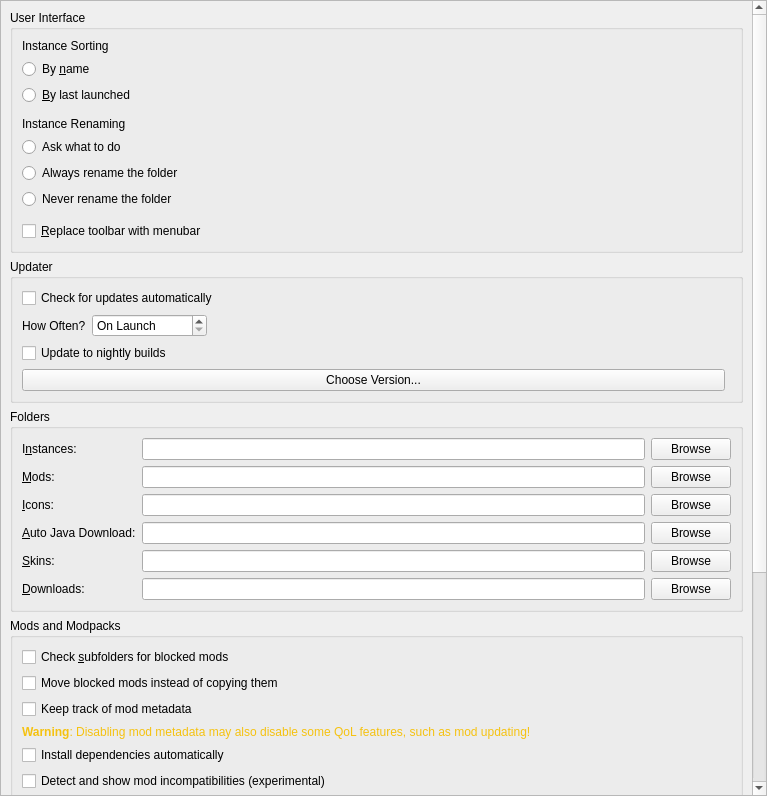
<?xml version="1.0" encoding="UTF-8"?>
<ui version="4.0">
 <class>LauncherPage</class>
 <widget class="QWidget" name="LauncherPage">
  <property name="geometry">
   <rect>
    <x>0</x>
    <y>0</y>
    <width>767</width>
    <height>796</height>
   </rect>
  </property>
  <property name="sizePolicy">
   <sizepolicy hsizetype="MinimumExpanding" vsizetype="MinimumExpanding">
    <horstretch>0</horstretch>
    <verstretch>0</verstretch>
   </sizepolicy>
  </property>
  <layout class="QVBoxLayout" name="verticalLayout">
   <property name="leftMargin">
    <number>0</number>
   </property>
   <property name="topMargin">
    <number>0</number>
   </property>
   <property name="rightMargin">
    <number>0</number>
   </property>
   <property name="bottomMargin">
    <number>0</number>
   </property>
   <item>
    <widget class="QScrollArea" name="scrollArea">
     <property name="horizontalScrollBarPolicy">
      <enum>Qt::ScrollBarPolicy::ScrollBarAsNeeded</enum>
     </property>
     <property name="widgetResizable">
      <bool>true</bool>
     </property>
     <widget class="QWidget" name="scrollAreaWidgetContents">
      <property name="geometry">
       <rect>
        <x>0</x>
        <y>-149</y>
        <width>746</width>
        <height>1222</height>
       </rect>
      </property>
      <layout class="QVBoxLayout" name="verticalLayout_8">
       <item>
        <widget class="QGroupBox" name="userInterfaceBox">
         <property name="enabled">
          <bool>true</bool>
         </property>
         <property name="title">
          <string>User Interface</string>
         </property>
         <layout class="QVBoxLayout" name="verticalLayout_2">
          <item>
           <widget class="QLabel" name="instanceSortingLabel">
            <property name="text">
             <string>Instance Sorting</string>
            </property>
           </widget>
          </item>
          <item>
           <widget class="QRadioButton" name="sortByNameBtn">
            <property name="text">
             <string>By &amp;name</string>
            </property>
            <attribute name="buttonGroup">
             <string notr="true">sortingModeGroup</string>
            </attribute>
           </widget>
          </item>
          <item>
           <widget class="QRadioButton" name="sortLastLaunchedBtn">
            <property name="text">
             <string>&amp;By last launched</string>
            </property>
            <attribute name="buttonGroup">
             <string notr="true">sortingModeGroup</string>
            </attribute>
           </widget>
          </item>
          <item>
           <spacer name="verticalSpacer">
            <property name="orientation">
             <enum>Qt::Orientation::Vertical</enum>
            </property>
            <property name="sizeType">
             <enum>QSizePolicy::Policy::Fixed</enum>
            </property>
            <property name="sizeHint" stdset="0">
             <size>
              <width>0</width>
              <height>6</height>
             </size>
            </property>
           </spacer>
          </item>
          <item>
           <widget class="QLabel" name="renamingBehaviorLabel">
            <property name="text">
             <string>Instance Renaming</string>
            </property>
           </widget>
          </item>
          <item>
           <widget class="QRadioButton" name="askToRenameDirBtn">
            <property name="text">
             <string>Ask what to do</string>
            </property>
            <attribute name="buttonGroup">
             <string notr="true">renamingBehaviorGroup</string>
            </attribute>
           </widget>
          </item>
          <item>
           <widget class="QRadioButton" name="alwaysRenameDirBtn">
            <property name="text">
             <string>Always rename the folder</string>
            </property>
            <attribute name="buttonGroup">
             <string notr="true">renamingBehaviorGroup</string>
            </attribute>
           </widget>
          </item>
          <item>
           <widget class="QRadioButton" name="neverRenameDirBtn">
            <property name="text">
             <string>Never rename the folder</string>
            </property>
            <attribute name="buttonGroup">
             <string notr="true">renamingBehaviorGroup</string>
            </attribute>
           </widget>
          </item>
          <item>
           <spacer name="verticalSpacer_2">
            <property name="orientation">
             <enum>Qt::Orientation::Vertical</enum>
            </property>
            <property name="sizeType">
             <enum>QSizePolicy::Policy::Fixed</enum>
            </property>
            <property name="sizeHint" stdset="0">
             <size>
              <width>0</width>
              <height>6</height>
             </size>
            </property>
           </spacer>
          </item>
          <item>
           <widget class="QCheckBox" name="preferMenuBarCheckBox">
            <property name="toolTip">
             <string>The menubar is more friendly for keyboard-driven interaction.</string>
            </property>
            <property name="text">
             <string>&amp;Replace toolbar with menubar</string>
            </property>
           </widget>
          </item>
         </layout>
        </widget>
       </item>
       <item>
        <widget class="QGroupBox" name="updateSettingsBox">
         <property name="title">
          <string>Updater</string>
         </property>
         <layout class="QGridLayout" name="gridLayout_2">
          <item row="1" column="0">
           <layout class="QHBoxLayout" name="horizontalLayout_2">
            <item>
             <widget class="QLabel" name="updateIntervalLabel">
              <property name="text">
               <string>How Often?</string>
              </property>
             </widget>
            </item>
            <item>
             <widget class="QSpinBox" name="updateIntervalSpinBox">
              <property name="sizePolicy">
               <sizepolicy hsizetype="Maximum" vsizetype="Fixed">
                <horstretch>0</horstretch>
                <verstretch>0</verstretch>
               </sizepolicy>
              </property>
              <property name="toolTip">
               <string>Set to 0 to only check on launch</string>
              </property>
              <property name="specialValueText">
               <string>On Launch</string>
              </property>
              <property name="suffix">
               <string> hours</string>
              </property>
              <property name="prefix">
               <string>Every </string>
              </property>
              <property name="minimum">
               <number>0</number>
              </property>
              <property name="maximum">
               <number>168</number>
              </property>
             </widget>
            </item>
            <item>
             <spacer name="horizontalSpacer">
              <property name="orientation">
               <enum>Qt::Orientation::Horizontal</enum>
              </property>
              <property name="sizeHint" stdset="0">
               <size>
                <width>0</width>
                <height>0</height>
               </size>
              </property>
             </spacer>
            </item>
           </layout>
          </item>
          <item row="0" column="0" colspan="2">
           <widget class="QCheckBox" name="autoUpdateCheckBox">
            <property name="text">
             <string>Check for updates automatically</string>
            </property>
           </widget>
          </item>
          <item row="2" column="0" colspan="2">
           <widget class="QCheckBox" name="nightlyUpdateCheckBox">
            <property name="toolTip">
             <string>Nightly builds are made from every change to the launcher and are not tested.</string>
            </property>
            <property name="text">
             <string>Update to nightly builds</string>
            </property>
           </widget>
          </item>
          <item row="3" column="0">
           <widget class="QPushButton" name="chooseVersionButton">
            <property name="toolTip">
             <string>Install any published release or nightly build, older ones included. The launcher closes.</string>
            </property>
            <property name="text">
             <string>Choose Version...</string>
            </property>
           </widget>
          </item>
         </layout>
        </widget>
       </item>
       <item>
        <widget class="QGroupBox" name="foldersBox">
         <property name="title">
          <string>Folders</string>
         </property>
         <layout class="QGridLayout" name="gridLayout">
          <item row="4" column="1">
           <widget class="QLineEdit" name="skinsDirTextBox"/>
          </item>
          <item row="4" column="2">
           <widget class="QPushButton" name="skinsDirBrowseBtn">
            <property name="text">
             <string>Browse</string>
            </property>
           </widget>
          </item>
          <item row="3" column="0">
           <widget class="QLabel" name="labelJavaDir">
            <property name="text">
             <string>&amp;Auto Java Download:</string>
            </property>
            <property name="toolTip">
             <string>Folder where Prism Launcher stores automatically downloaded Java versions. Do NOT set this to your system Java installation.</string>
            </property>
            <property name="buddy">
             <cstring>javaDirTextBox</cstring>
            </property>
           </widget>
          </item>
          <item row="2" column="2">
           <widget class="QPushButton" name="iconsDirBrowseBtn">
            <property name="text">
             <string>Browse</string>
            </property>
           </widget>
          </item>
          <item row="4" column="0">
           <widget class="QLabel" name="labelSkinsDir">
            <property name="text">
             <string>&amp;Skins:</string>
            </property>
            <property name="buddy">
             <cstring>skinsDirTextBox</cstring>
            </property>
           </widget>
          </item>
          <item row="1" column="0">
           <widget class="QLabel" name="labelModsDir">
            <property name="text">
             <string>&amp;Mods:</string>
            </property>
            <property name="buddy">
             <cstring>modsDirTextBox</cstring>
            </property>
           </widget>
          </item>
          <item row="3" column="2">
           <widget class="QPushButton" name="javaDirBrowseBtn">
            <property name="text">
             <string>Browse</string>
            </property>
           </widget>
          </item>
          <item row="5" column="0">
           <widget class="QLabel" name="labelDownloadsDir">
            <property name="text">
             <string>&amp;Downloads:</string>
            </property>
            <property name="buddy">
             <cstring>downloadsDirTextBox</cstring>
            </property>
           </widget>
          </item>
          <item row="5" column="1">
           <widget class="QLineEdit" name="downloadsDirTextBox"/>
          </item>
          <item row="1" column="1">
           <widget class="QLineEdit" name="modsDirTextBox"/>
          </item>
          <item row="0" column="0">
           <widget class="QLabel" name="labelInstDir">
            <property name="text">
             <string>I&amp;nstances:</string>
            </property>
            <property name="buddy">
             <cstring>instDirTextBox</cstring>
            </property>
           </widget>
          </item>
          <item row="0" column="2">
           <widget class="QPushButton" name="instDirBrowseBtn">
            <property name="text">
             <string>Browse</string>
            </property>
           </widget>
          </item>
          <item row="5" column="2">
           <widget class="QPushButton" name="downloadsDirBrowseBtn">
            <property name="text">
             <string>Browse</string>
            </property>
           </widget>
          </item>
          <item row="0" column="1">
           <widget class="QLineEdit" name="instDirTextBox"/>
          </item>
          <item row="1" column="2">
           <widget class="QPushButton" name="modsDirBrowseBtn">
            <property name="text">
             <string>Browse</string>
            </property>
           </widget>
          </item>
          <item row="3" column="1">
           <widget class="QLineEdit" name="javaDirTextBox"/>
          </item>
          <item row="2" column="1">
           <widget class="QLineEdit" name="iconsDirTextBox"/>
          </item>
          <item row="2" column="0">
           <widget class="QLabel" name="labelIconsDir">
            <property name="text">
             <string>&amp;Icons:</string>
            </property>
            <property name="buddy">
             <cstring>iconsDirTextBox</cstring>
            </property>
           </widget>
          </item>
         </layout>
        </widget>
       </item>
       <item>
        <widget class="QGroupBox" name="modsBox">
         <property name="title">
          <string>Mods and Modpacks</string>
         </property>
         <layout class="QVBoxLayout" name="verticalLayout_4">
          <item>
           <widget class="QCheckBox" name="downloadsDirWatchRecursiveCheckBox">
            <property name="toolTip">
             <string>When enabled, in addition to the downloads folder, its sub folders will also be searched when looking for resources (e.g. when looking for blocked mods on CurseForge).</string>
            </property>
            <property name="text">
             <string>Check &amp;subfolders for blocked mods</string>
            </property>
           </widget>
          </item>
          <item>
           <widget class="QCheckBox" name="downloadsDirMoveCheckBox">
            <property name="toolTip">
             <string>When enabled, it will move blocked resources instead of copying them.</string>
            </property>
            <property name="text">
             <string>Move blocked mods instead of copying them</string>
            </property>
           </widget>
          </item>
          <item>
           <widget class="QCheckBox" name="metadataEnableBtn">
            <property name="toolTip">
             <string>Store version information provided by mod providers (like Modrinth or CurseForge) for mods.</string>
            </property>
            <property name="text">
             <string>Keep track of mod metadata</string>
            </property>
           </widget>
          </item>
          <item>
           <widget class="QLabel" name="metadataWarningLabel">
            <property name="text">
             <string>&lt;html&gt;&lt;head/&gt;&lt;body&gt;&lt;p&gt;&lt;span style=&quot; font-weight:600; color:#f5c211;&quot;&gt;Warning&lt;/span&gt;&lt;span style=&quot; color:#f5c211;&quot;&gt;: Disabling mod metadata may also disable some QoL features, such as mod updating!&lt;/span&gt;&lt;/p&gt;&lt;/body&gt;&lt;/html&gt;</string>
            </property>
            <property name="wordWrap">
             <bool>true</bool>
            </property>
           </widget>
          </item>
          <item>
           <widget class="QCheckBox" name="dependenciesEnableBtn">
            <property name="toolTip">
             <string>Automatically detect, install, and update mod dependencies.</string>
            </property>
            <property name="text">
             <string>Install dependencies automatically</string>
            </property>
           </widget>
          </item>
          <item>
           <widget class="QCheckBox" name="showModIncompatCheckBox">
            <property name="toolTip">
             <string>Currently this just shows mods which are not marked as compatible with the current Minecraft version.</string>
            </property>
            <property name="text">
             <string>Detect and show mod incompatibilities (experimental)</string>
            </property>
           </widget>
          </item>
          <item>
           <widget class="QCheckBox" name="modpackUpdatePromptBtn">
            <property name="toolTip">
             <string>When creating a new modpack instance, suggest updating an existing instance instead.</string>
            </property>
            <property name="text">
             <string>Suggest to update an existing instance during modpack installation</string>
            </property>
           </widget>
          </item>
         </layout>
        </widget>
       </item>
       <item>
        <widget class="QGroupBox" name="groupBox_2">
         <property name="title">
          <string>Console</string>
         </property>
         <layout class="QFormLayout" name="formLayout">
          <property name="labelAlignment">
           <set>Qt::AlignmentFlag::AlignLeading|Qt::AlignmentFlag::AlignLeft|Qt::AlignmentFlag::AlignVCenter</set>
          </property>
          <item row="0" column="0">
           <widget class="QLabel" name="lineLimitLabel">
            <property name="sizePolicy">
             <sizepolicy hsizetype="Maximum" vsizetype="Preferred">
              <horstretch>0</horstretch>
              <verstretch>0</verstretch>
             </sizepolicy>
            </property>
            <property name="text">
             <string>Log History &amp;Limit:</string>
            </property>
            <property name="buddy">
             <cstring>lineLimitSpinBox</cstring>
            </property>
           </widget>
          </item>
          <item row="0" column="1">
           <widget class="QSpinBox" name="lineLimitSpinBox">
            <property name="sizePolicy">
             <sizepolicy hsizetype="Maximum" vsizetype="Fixed">
              <horstretch>0</horstretch>
              <verstretch>0</verstretch>
             </sizepolicy>
            </property>
            <property name="suffix">
             <string> lines</string>
            </property>
            <property name="minimum">
             <number>10000</number>
            </property>
            <property name="maximum">
             <number>1000000</number>
            </property>
            <property name="singleStep">
             <number>10000</number>
            </property>
            <property name="value">
             <number>100000</number>
            </property>
           </widget>
          </item>
          <item row="1" column="0" colspan="2">
           <widget class="QCheckBox" name="checkStopLogging">
            <property name="text">
             <string>&amp;Stop logging when log overflows</string>
            </property>
           </widget>
          </item>
         </layout>
        </widget>
       </item>
       <item>
        <widget class="QGroupBox" name="tasksBox">
         <property name="title">
          <string>Tasks</string>
         </property>
         <layout class="QGridLayout" name="gridLayout_3">
          <item row="2" column="1">
           <widget class="QSpinBox" name="numberOfManualRetriesSpinBox">
            <property name="sizePolicy">
             <sizepolicy hsizetype="Maximum" vsizetype="Fixed">
              <horstretch>0</horstretch>
              <verstretch>0</verstretch>
             </sizepolicy>
            </property>
            <property name="minimumSize">
             <size>
              <width>60</width>
              <height>0</height>
             </size>
            </property>
            <property name="minimum">
             <number>0</number>
            </property>
           </widget>
          </item>
          <item row="1" column="1">
           <widget class="QSpinBox" name="numberOfConcurrentDownloadsSpinBox">
            <property name="sizePolicy">
             <sizepolicy hsizetype="Maximum" vsizetype="Fixed">
              <horstretch>0</horstretch>
              <verstretch>0</verstretch>
             </sizepolicy>
            </property>
            <property name="minimumSize">
             <size>
              <width>60</width>
              <height>0</height>
             </size>
            </property>
            <property name="minimum">
             <number>1</number>
            </property>
           </widget>
          </item>
          <item row="3" column="1">
           <widget class="QSpinBox" name="timeoutSecondsSpinBox">
            <property name="sizePolicy">
             <sizepolicy hsizetype="Maximum" vsizetype="Fixed">
              <horstretch>0</horstretch>
              <verstretch>0</verstretch>
             </sizepolicy>
            </property>
            <property name="minimumSize">
             <size>
              <width>60</width>
              <height>0</height>
             </size>
            </property>
            <property name="suffix">
             <string>s</string>
            </property>
           </widget>
          </item>
          <item row="2" column="0">
           <widget class="QLabel" name="numberOfManualRetriesLabel">
            <property name="text">
             <string>Retry Limit:</string>
            </property>
           </widget>
          </item>
          <item row="1" column="0">
           <widget class="QLabel" name="numberOfConcurrentDownloadsLabel">
            <property name="text">
             <string>Concurrent Download Limit:</string>
            </property>
           </widget>
          </item>
          <item row="3" column="0">
           <widget class="QLabel" name="timeoutSecondsLabel">
            <property name="toolTip">
             <string>Seconds to wait until the requests are terminated</string>
            </property>
            <property name="text">
             <string>HTTP Timeout:</string>
            </property>
           </widget>
          </item>
          <item row="0" column="1">
           <widget class="QSpinBox" name="numberOfConcurrentTasksSpinBox">
            <property name="sizePolicy">
             <sizepolicy hsizetype="Maximum" vsizetype="Fixed">
              <horstretch>0</horstretch>
              <verstretch>0</verstretch>
             </sizepolicy>
            </property>
            <property name="minimumSize">
             <size>
              <width>60</width>
              <height>0</height>
             </size>
            </property>
            <property name="minimum">
             <number>1</number>
            </property>
           </widget>
          </item>
          <item row="0" column="0">
           <widget class="QLabel" name="numberOfConcurrentTasksLabel">
            <property name="text">
             <string>Concurrent Task Limit:</string>
            </property>
           </widget>
          </item>
          <item row="0" column="2">
           <spacer name="horizontalSpacer_2">
            <property name="orientation">
             <enum>Qt::Orientation::Horizontal</enum>
            </property>
            <property name="sizeHint" stdset="0">
             <size>
              <width>0</width>
              <height>0</height>
             </size>
            </property>
           </spacer>
          </item>
         </layout>
        </widget>
       </item>
       <item>
        <spacer name="verticalSpacer_FeaturesTab">
         <property name="orientation">
          <enum>Qt::Orientation::Vertical</enum>
         </property>
         <property name="sizeHint" stdset="0">
          <size>
           <width>0</width>
           <height>0</height>
          </size>
         </property>
        </spacer>
       </item>
      </layout>
     </widget>
    </widget>
   </item>
  </layout>
 </widget>
 <tabstops>
  <tabstop>scrollArea</tabstop>
  <tabstop>sortByNameBtn</tabstop>
  <tabstop>sortLastLaunchedBtn</tabstop>
  <tabstop>askToRenameDirBtn</tabstop>
  <tabstop>alwaysRenameDirBtn</tabstop>
  <tabstop>neverRenameDirBtn</tabstop>
  <tabstop>preferMenuBarCheckBox</tabstop>
  <tabstop>autoUpdateCheckBox</tabstop>
  <tabstop>updateIntervalSpinBox</tabstop>
  <tabstop>instDirTextBox</tabstop>
  <tabstop>instDirBrowseBtn</tabstop>
  <tabstop>modsDirTextBox</tabstop>
  <tabstop>modsDirBrowseBtn</tabstop>
  <tabstop>iconsDirTextBox</tabstop>
  <tabstop>iconsDirBrowseBtn</tabstop>
  <tabstop>javaDirTextBox</tabstop>
  <tabstop>javaDirBrowseBtn</tabstop>
  <tabstop>skinsDirTextBox</tabstop>
  <tabstop>skinsDirBrowseBtn</tabstop>
  <tabstop>downloadsDirTextBox</tabstop>
  <tabstop>downloadsDirBrowseBtn</tabstop>
  <tabstop>downloadsDirWatchRecursiveCheckBox</tabstop>
  <tabstop>downloadsDirMoveCheckBox</tabstop>
  <tabstop>metadataEnableBtn</tabstop>
  <tabstop>dependenciesEnableBtn</tabstop>
  <tabstop>showModIncompatCheckBox</tabstop>
  <tabstop>modpackUpdatePromptBtn</tabstop>
  <tabstop>downloadGameFilesBtn</tabstop>
  <tabstop>lineLimitSpinBox</tabstop>
  <tabstop>checkStopLogging</tabstop>
  <tabstop>numberOfConcurrentTasksSpinBox</tabstop>
  <tabstop>numberOfConcurrentDownloadsSpinBox</tabstop>
  <tabstop>numberOfManualRetriesSpinBox</tabstop>
  <tabstop>timeoutSecondsSpinBox</tabstop>
 </tabstops>
 <resources/>
 <connections/>
 <buttongroups>
  <buttongroup name="renamingBehaviorGroup"/>
  <buttongroup name="sortingModeGroup"/>
 </buttongroups>
</ui>
